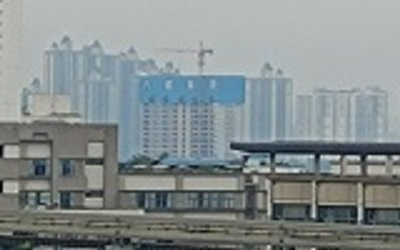
#> input picture test4/test4_4.jpg, 400 x 250 px, found by its file name
$ python picture_fuse.py
#> lines starting #> are read from the running program, lines starting #| are printed output that depends on the picture
# -*- coding: utf-8 -*-
"""
Created on Tue Jun  8 19:31:20 2021

@author: Administrator
"""
import cv2
import numpy as np
def cv_show(name, image):
 cv2.imshow(name, image)
 cv2.waitKey(0)
 cv2.destroyAllWindows()

def detectAndDescribe(image):
    # 将彩色图片转换成灰度图
    gray = cv2.cvtColor(image, cv2.COLOR_BGR2GRAY)
    # 建立SIFT生成器
    descriptor = cv2.xfeatures2d.SIFT_create()
    # 检测SIFT特征点，并计算描述子
    (kps, features) = descriptor.detectAndCompute(image, None)
    # 将结果转换成NumPy数组
    kps = np.float32([kp.pt for kp in kps])
    # 返回特征点集，及对应的描述特征
    return (kps, features)

def matchKeypoints(kpsA, kpsB, featuresA, featuresB, ratio = 0.75, reprojThresh = 4.0):
    # 建立暴力匹配器
    matcher = cv2.BFMatcher()
    # 使用KNN检测来自A、B图的SIFT特征匹配对，K=2
    rawMatches = matcher.knnMatch(featuresA, featuresB, 2)
    matches = []
    for m in rawMatches:
        # 当最近距离跟次近距离的比值小于ratio值时，保留此匹配对
        if len(m) == 2 and m[0].distance < m[1].distance * ratio:
        # 存储两个点在featuresA, featuresB中的索引值
            matches.append((m[0].trainIdx, m[0].queryIdx))
        # 当筛选后的匹配对大于4时，计算视角变换矩阵
    if len(matches) > 4:
        # 获取匹配对的点坐标
        ptsA = np.float32([kpsA[i] for (_, i) in matches])
        ptsB = np.float32([kpsB[i] for (i, _) in matches])
        # 计算视角变换矩阵
        (H, status) = cv2.findHomography(ptsA, ptsB, cv2.RANSAC, reprojThresh)
        # 返回结果
        return (matches, H, status)
    # 如果匹配对小于4时，返回None
    return None

def drawMatches(imageA, imageB, kpsA, kpsB, matches, status):
    # 初始化可视化图片，将A、B图左右连接到一起
    (hA, wA) = imageA.shape[:2]
    (hB, wB) = imageB.shape[:2]
    vis = np.zeros((max(hA, hB), wA + wB, 3), dtype="uint8")
    vis[0:hA, 0:wA] = imageA
    vis[0:hB, wA:] = imageB
    # 联合遍历，画出匹配对
    for ((trainIdx, queryIdx), s) in zip(matches, status):
        # 当点对匹配成功时，画到可视化图上
        if s == 1:
            # 画出匹配对
            ptA = (int(kpsA[queryIdx][0]), int(kpsA[queryIdx][1]))
            ptB = (int(kpsB[trainIdx][0]) + wA, int(kpsB[trainIdx][1]))
            cv2.line(vis, ptA, ptB, (0, 255, 0), 1)
    cv_show("drawImg", vis)
    # 返回可视化结果
    return vis

def stitch(imageA,imageB, ratio=0.75, reprojThresh=4.0,showMatches=False):
    #检测A、B图片的SIFT关键特征点，并计算特征描述子
    (kpsA, featuresA) = detectAndDescribe(imageA)
    (kpsB, featuresB) = detectAndDescribe(imageB)
    # 匹配两张图片的所有特征点，返回匹配结果
    M = matchKeypoints(kpsA, kpsB, featuresA, featuresB, ratio, reprojThresh)
    # 如果返回结果为空，没有匹配成功的特征点，退出算法
    if M is None:
        return None
    # 否则，提取匹配结果
    # H是3x3视角变换矩阵
    (matches, H, status) = M
    # 将图片A进行视角变换，result是变换后图片
    result = cv2.warpPerspective(imageA, H, (imageA.shape[1] + imageB.shape[1], imageA.shape[0]))
    cv_show('result', result)
    # 将图片B传入result图片最左端
    result[0:imageB.shape[0], 0:imageB.shape[1]] = imageB
    cv_show('result', result)
    # 检测是否需要显示图片匹配
    if showMatches:
        # 生成匹配图片
        vis = drawMatches(imageA, imageB, kpsA, kpsB, matches, status)
        # 返回结果
        return (result, vis)
    # 返回匹配结果
    return result

# 读取图像
imageA = cv2.imread('E:/SIFTDemo/test4/test4_4.jpg')
#> imageA is the input picture: shape (250, 400, 3); mean B, G, R 142.5, 141.4, 133.1
cv_show("imageA", imageA)
imageB = cv2.imread('E:/SIFTDemo/test4/test4_3.jpg')
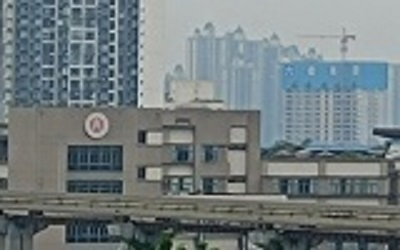
#> input picture test4/test4_3.jpg, 400 x 250 px, found by its file name
#> imageB is the input picture: shape (250, 400, 3); mean B, G, R 126.4, 124.5, 115
cv_show("imageB", imageB)
# 计算SIFT特征点和特征向量
(kpsA, featuresA) = detectAndDescribe(imageA)
#> in detectAndDescribe, `gray = cv2.cvtColor(image, cv2.COLOR_BGR2GRAY)`:
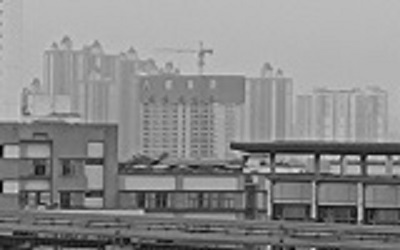
#> gray: shape (250, 400); min 0, max 226, mean 139
#> in detectAndDescribe, `(kps, features) = descriptor.detectAndCompute(image, None)`: kps = 903 keypoints; strongest (x, y, size): (337, 157, 3.7), (360, 217, 4.1), (313, 215, 3.8), (357, 158, 4)
#> in detectAndDescribe, `kps = np.float32([kp.pt for kp in kps])`: kps = 903 pairs, first value 4.97 to 396, second value 39.54 to 246.7
#> kpsA has the same summary as kps in detectAndDescribe
(kpsB, featuresB) = detectAndDescribe(imageB)
#> in detectAndDescribe (call 2), `gray = cv2.cvtColor(image, cv2.COLOR_BGR2GRAY)`:
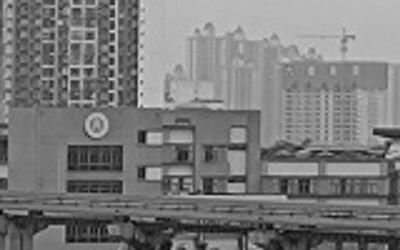
#> gray: shape (250, 400); min 3, max 227, mean 121.9
#> in detectAndDescribe (call 2), `(kps, features) = descriptor.detectAndCompute(image, None)`: kps = 1369 keypoints; strongest (x, y, size): (376, 132, 5), (112, 49, 4), (75, 71, 4.8), (112, 61, 3.9)
#> in detectAndDescribe (call 2), `kps = np.float32([kp.pt for kp in kps])`: kps = 1369 pairs, first value 3.57 to 395.4, second value 2.66 to 246.6
#> kpsB has the same summary as kps in detectAndDescribe
# 基于最近邻和随机取样一致性得到一个单应性矩阵
(matches,H,status) = matchKeypoints(kpsA, kpsB, featuresA, featuresB)
#> in matchKeypoints, `rawMatches = matcher.knnMatch(featuresA, featuresB, 2)`: rawMatches = 903 matches
#> after the loop in matchKeypoints, `for m in rawMatches:`: matches = 239 pairs, first value 638 to 1361, second value 9 to 892
#> in matchKeypoints, `ptsA = np.float32([kpsA[i] for (_, i) in matches])`: ptsA = 239 pairs, first value 9.66 to 389.3, second value 39.54 to 244.1
#> in matchKeypoints, `ptsB = np.float32([kpsB[i] for (i, _) in matches])`: ptsB = 239 pairs, first value 131 to 391.9, second value 25.64 to 230.2
#> in matchKeypoints, `(H, status) = cv2.findHomography(ptsA, ptsB, cv2.RANSAC, reprojThresh)`: H = [[1.01, 0.00314, 142.4], [0.00062, 1, -14.3], [9.28e-06, 1.16e-05, 1]]; status = 239 values, max 1 at index 0, min 0 at index 4, mean 0.9
print(H)
#| [[ 1.00550258e+00  3.13721052e-03  1.42411758e+02]
#|  [ 6.19958545e-04  1.00402740e+00 -1.42965653e+01]
#|  [ 9.28017843e-06  1.16446574e-05  1.00000000e+00]]
# 绘制匹配结果
drawMatches(imageA, imageB, kpsA, kpsB, matches, status)
#> in drawMatches, `vis[0:hA, 0:wA] = imageA`:
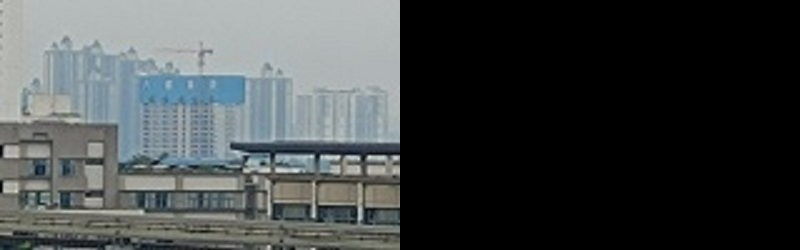
#> vis: shape (250, 800, 3); mean B, G, R 71.2, 70.7, 66.6
#> in drawMatches, `vis[0:hB, wA:] = imageB`:
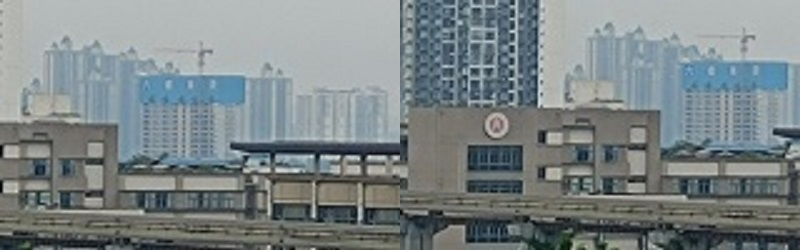
#> vis: shape (250, 800, 3); mean B, G, R 134.4, 132.9, 124
#> the loop in drawMatches, `for ((trainIdx, queryIdx), s) in zip(matches, status):` made 239 passes
#> (trainIdx, queryIdx, s, ptA, ptB) on passes 1, 2, 3, 4, 6, 8, 9, 10, 11, 12, 13, 14: (703, 9, [1], (9, 233), (552, 219)), (705, 15, [1], (11, 187), (553, 173)), (706, 18, [1], (15, 232), (557, 218)), (710, 21, [1], (16, 199), (558, 185)), (718, 24, [1], (18, 117), (560, 103)), (726, 28, [1], (21, 191), (564, 176)), (731, 32, [1], (22, 178), (565, 164)), (729, 33, [1], (22, 206), (564, 193)), (733, 36, [1], (23, 195), (566, 180)), (736, 38, [1], (23, 142), (566, 128)), (742, 41, [1], (25, 113), (567, 98)), (743, 42, [1], (25, 113), (567, 98))
#> (ptA, ptB) on passes 62, 63, 64, 65, 66, 68: ((67, 110), (610, 97)), ((68, 234), (611, 220)), ((68, 238), (611, 223)), ((69, 184), (612, 170)), ((71, 120), (613, 106)), ((71, 194), (615, 181))
#> after the loop in drawMatches, `for ((trainIdx, queryIdx), s) in zip(matches, status):`:
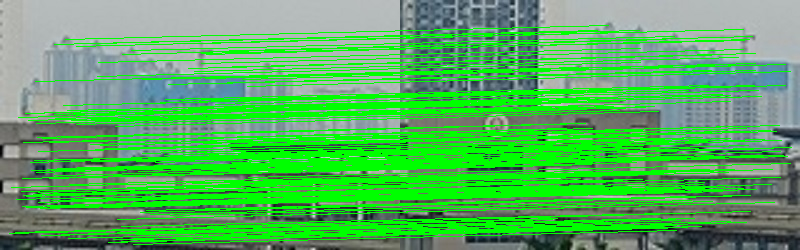
#> vis: shape (250, 800, 3); mean B, G, R 94.7, 176, 87.2
# 拼接
stitch(imageA, imageB)
#> in detectAndDescribe (call 3), `(kps, features) = descriptor.detectAndCompute(image, None)`: kps = 903 keypoints; strongest (x, y, size): (337, 157, 3.7), (360, 217, 4.1), (313, 215, 3.8), (357, 158, 4)
#> in stitch, `(kpsA, featuresA) = detectAndDescribe(imageA)`: kpsA = 903 pairs, first value 4.97 to 396, second value 39.54 to 246.7
#> in detectAndDescribe (call 4), `(kps, features) = descriptor.detectAndCompute(image, None)`: kps = 1369 keypoints; strongest (x, y, size): (376, 132, 5), (112, 49, 4), (75, 71, 4.8), (112, 61, 3.9)
#> in stitch, `(kpsB, featuresB) = detectAndDescribe(imageB)`: kpsB = 1369 pairs, first value 3.57 to 395.4, second value 2.66 to 246.6
#> in stitch, `result[0:imageB.shape[0], 0:imageB.shape[1]] = imageB`:
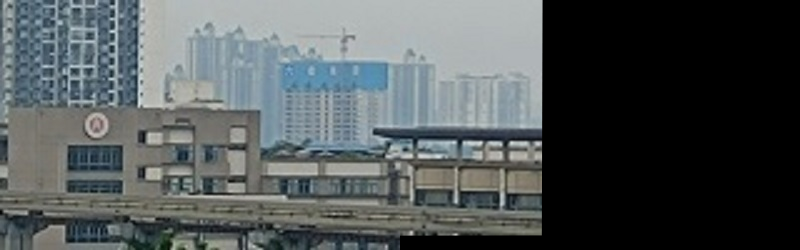
#> result: shape (250, 800, 3); mean B, G, R 87, 86, 80.1
